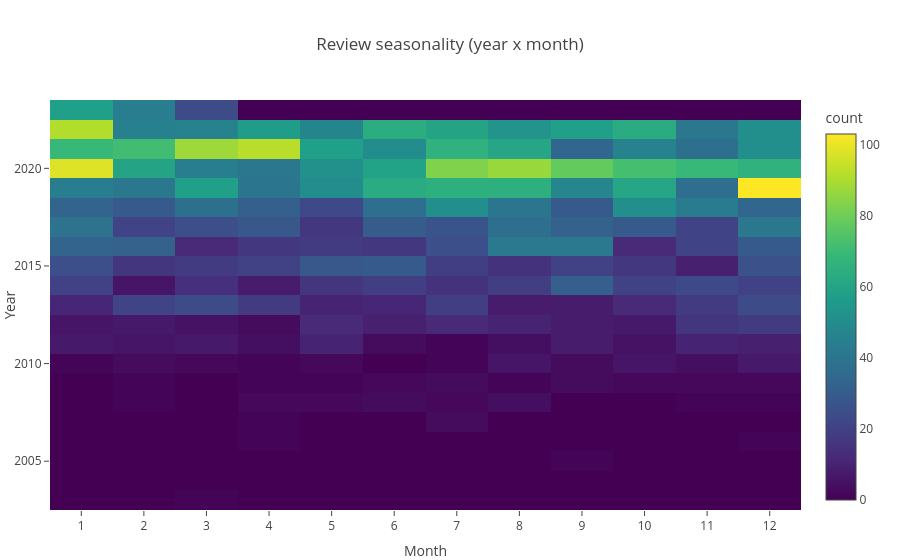

The notebook cell saved with this chart:
### Code cell
plots.seasonality_heatmap(df).show()

### Figure 1 — Plotly figure (JSON) as saved in the notebook; plotly's stock layout.template omitted (floating-point values rounded to 4 significant figures; data arrays with more than 128 entries replaced by an {"elided": "..."} marker saying what was removed)
{"data": [{"coloraxis": "coloraxis", "hovertemplate": "Month=%{x}<br>Year=%{y}<br>count=%{z}<extra></extra>", "name": "", "nbinsx": 12, "type": "histogram2d", "x": {"elided": "4998 int values"}, "xaxis": "x", "xbingroup": "x", "y": {"elided": "4998 int values"}, "yaxis": "y", "ybingroup": "y"}], "layout": {"coloraxis": {"colorbar": {"title": {"text": "count"}}, "colorscale": [[0, "#440154"], [0.1111, "#482878"], [0.2222, "#3e4989"], [0.3333, "#31688e"], [0.4444, "#26828e"], [0.5556, "#1f9e89"], [0.6667, "#35b779"], [0.7778, "#6ece58"], [0.8889, "#b5de2b"], [1, "#fde725"]]}, "legend": {"tracegroupgap": 0}, "title": {"text": "Review seasonality (year x month)"}, "xaxis": {"anchor": "y", "domain": [0, 1], "dtick": 1, "title": {"text": "Month"}}, "yaxis": {"anchor": "x", "domain": [0, 1], "title": {"text": "Year"}}}}
